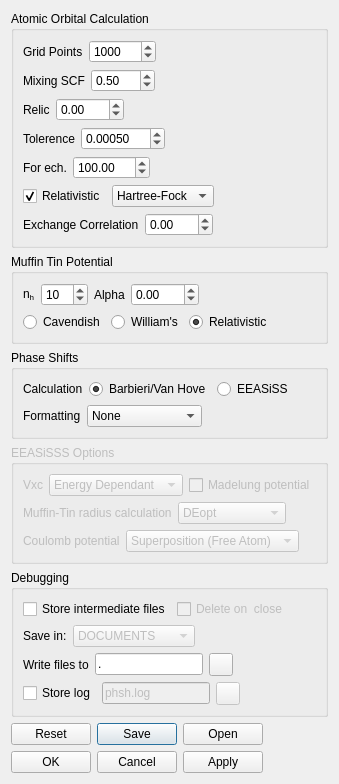
<?xml version="1.0" encoding="UTF-8"?>
<ui version="4.0">
 <class>PhaseShiftPreferencesDialog</class>
 <widget class="QDialog" name="PhaseShiftPreferencesDialog">
  <property name="geometry">
   <rect>
    <x>0</x>
    <y>0</y>
    <width>307</width>
    <height>755</height>
   </rect>
  </property>
  <property name="windowTitle">
   <string>Settings</string>
  </property>
  <property name="windowIcon">
   <iconset resource="res/res.qrc">
    <normaloff>:/wrench_32x32.png</normaloff>:/wrench_32x32.png</iconset>
  </property>
  <layout class="QVBoxLayout" name="verticalLayout_7">
   <item>
    <widget class="QGroupBox" name="groupAtorb">
     <property name="title">
      <string>Atomic Orbital Calculation</string>
     </property>
     <layout class="QVBoxLayout" name="verticalLayout_2">
      <item>
       <layout class="QHBoxLayout" name="horizontalLayout_4">
        <item>
         <widget class="QLabel" name="labelGrid">
          <property name="text">
           <string>Grid Points</string>
          </property>
         </widget>
        </item>
        <item>
         <widget class="QSpinBox" name="spinGrid">
          <property name="toolTip">
           <string>&lt;html&gt;&lt;head/&gt;&lt;body&gt;&lt;p&gt;Number of points in radial charge distribution grid&lt;/p&gt;&lt;/body&gt;&lt;/html&gt;</string>
          </property>
          <property name="maximum">
           <number>100000</number>
          </property>
          <property name="singleStep">
           <number>100</number>
          </property>
          <property name="value">
           <number>1000</number>
          </property>
         </widget>
        </item>
        <item>
         <spacer name="horizontalSpacer_3">
          <property name="orientation">
           <enum>Qt::Horizontal</enum>
          </property>
          <property name="sizeHint" stdset="0">
           <size>
            <width>40</width>
            <height>20</height>
           </size>
          </property>
         </spacer>
        </item>
       </layout>
      </item>
      <item>
       <layout class="QHBoxLayout" name="horizontalLayout_5">
        <item>
         <widget class="QLabel" name="labelMixing">
          <property name="text">
           <string>Mixing SCF</string>
          </property>
         </widget>
        </item>
        <item>
         <widget class="QDoubleSpinBox" name="spinMixing">
          <property name="toolTip">
           <string> Self consisting field value</string>
          </property>
          <property name="maximum">
           <double>100.000000000000000</double>
          </property>
          <property name="singleStep">
           <double>0.025000000000000</double>
          </property>
          <property name="value">
           <double>0.500000000000000</double>
          </property>
         </widget>
        </item>
        <item>
         <spacer name="horizontalSpacer_4">
          <property name="orientation">
           <enum>Qt::Horizontal</enum>
          </property>
          <property name="sizeHint" stdset="0">
           <size>
            <width>40</width>
            <height>20</height>
           </size>
          </property>
         </spacer>
        </item>
       </layout>
      </item>
      <item>
       <layout class="QHBoxLayout" name="horizontalLayout_13">
        <item>
         <widget class="QLabel" name="label">
          <property name="text">
           <string>Relic</string>
          </property>
         </widget>
        </item>
        <item>
         <widget class="QDoubleSpinBox" name="spinRelic">
          <property name="toolTip">
           <string>Relic value for calculation</string>
          </property>
          <property name="minimum">
           <double>-100.000000000000000</double>
          </property>
          <property name="maximum">
           <double>100.000000000000000</double>
          </property>
         </widget>
        </item>
        <item>
         <spacer name="horizontalSpacer_13">
          <property name="orientation">
           <enum>Qt::Horizontal</enum>
          </property>
          <property name="sizeHint" stdset="0">
           <size>
            <width>40</width>
            <height>20</height>
           </size>
          </property>
         </spacer>
        </item>
       </layout>
      </item>
      <item>
       <layout class="QHBoxLayout" name="horizontalLayout_6">
        <item>
         <widget class="QLabel" name="labelTolerence">
          <property name="text">
           <string>Tolerence</string>
          </property>
         </widget>
        </item>
        <item>
         <widget class="QDoubleSpinBox" name="spinTolerence">
          <property name="toolTip">
           <string>Eigenvalue tolerance</string>
          </property>
          <property name="decimals">
           <number>5</number>
          </property>
          <property name="maximum">
           <double>100.000000000000000</double>
          </property>
          <property name="singleStep">
           <double>0.000250000000000</double>
          </property>
          <property name="value">
           <double>0.000500000000000</double>
          </property>
         </widget>
        </item>
        <item>
         <spacer name="horizontalSpacer_5">
          <property name="orientation">
           <enum>Qt::Horizontal</enum>
          </property>
          <property name="sizeHint" stdset="0">
           <size>
            <width>40</width>
            <height>20</height>
           </size>
          </property>
         </spacer>
        </item>
       </layout>
      </item>
      <item>
       <layout class="QHBoxLayout" name="horizontalLayout_7">
        <item>
         <widget class="QLabel" name="labelEch">
          <property name="text">
           <string>For ech.</string>
          </property>
         </widget>
        </item>
        <item>
         <widget class="QDoubleSpinBox" name="spinEch">
          <property name="maximum">
           <double>10000.000000000000000</double>
          </property>
          <property name="value">
           <double>100.000000000000000</double>
          </property>
         </widget>
        </item>
        <item>
         <spacer name="horizontalSpacer_6">
          <property name="orientation">
           <enum>Qt::Horizontal</enum>
          </property>
          <property name="sizeHint" stdset="0">
           <size>
            <width>40</width>
            <height>20</height>
           </size>
          </property>
         </spacer>
        </item>
       </layout>
      </item>
      <item>
       <layout class="QHBoxLayout" name="horizontalLayout_8">
        <item>
         <widget class="QCheckBox" name="checkRelativistic">
          <property name="toolTip">
           <string>Specify whether to consider relativistic effects</string>
          </property>
          <property name="text">
           <string>Relativistic</string>
          </property>
          <property name="checked">
           <bool>true</bool>
          </property>
         </widget>
        </item>
        <item>
         <widget class="QComboBox" name="comboMethod">
          <property name="toolTip">
           <string>Exchange correlation method</string>
          </property>
          <item>
           <property name="text">
            <string>Hartree-Fock</string>
           </property>
          </item>
          <item>
           <property name="text">
            <string>LDA</string>
           </property>
          </item>
          <item>
           <property name="text">
            <string>xalpha</string>
           </property>
          </item>
         </widget>
        </item>
        <item>
         <spacer name="horizontalSpacer_7">
          <property name="orientation">
           <enum>Qt::Horizontal</enum>
          </property>
          <property name="sizeHint" stdset="0">
           <size>
            <width>40</width>
            <height>20</height>
           </size>
          </property>
         </spacer>
        </item>
       </layout>
      </item>
      <item>
       <layout class="QHBoxLayout" name="horizontalLayout_12">
        <item>
         <widget class="QLabel" name="labelMethod">
          <property name="text">
           <string>Exchange Correlation</string>
          </property>
         </widget>
        </item>
        <item>
         <widget class="QDoubleSpinBox" name="spinExchange">
          <property name="toolTip">
           <string>&lt;html&gt;&lt;head/&gt;&lt;body&gt;&lt;p&gt;&lt;span style=&quot; font-weight:600;&quot;&gt;Exchange Correlation Value&lt;/span&gt;&lt;br/&gt;0.0 = Hartree-Fock&lt;br/&gt;&amp;gt; 0 = LDA&lt;br/&gt;&amp;lt; 0 = xalpha&lt;/p&gt;&lt;/body&gt;&lt;/html&gt;</string>
          </property>
          <property name="prefix">
           <string/>
          </property>
          <property name="minimum">
           <double>-100.000000000000000</double>
          </property>
          <property name="maximum">
           <double>100.000000000000000</double>
          </property>
          <property name="singleStep">
           <double>0.100000000000000</double>
          </property>
         </widget>
        </item>
        <item>
         <spacer name="horizontalSpacer_12">
          <property name="orientation">
           <enum>Qt::Horizontal</enum>
          </property>
          <property name="sizeHint" stdset="0">
           <size>
            <width>40</width>
            <height>20</height>
           </size>
          </property>
         </spacer>
        </item>
       </layout>
      </item>
     </layout>
    </widget>
   </item>
   <item>
    <widget class="QGroupBox" name="groupMuffPot">
     <property name="title">
      <string>Muffin Tin Potential</string>
     </property>
     <layout class="QVBoxLayout" name="verticalLayout_5">
      <item>
       <layout class="QHBoxLayout" name="horizontalLayout_14">
        <item>
         <widget class="QLabel" name="labelNH">
          <property name="text">
           <string>&lt;html&gt;&lt;head/&gt;&lt;body&gt;&lt;p&gt;n&lt;span style=&quot; vertical-align:sub;&quot;&gt;h&lt;/span&gt;&lt;/p&gt;&lt;/body&gt;&lt;/html&gt;</string>
          </property>
         </widget>
        </item>
        <item>
         <widget class="QSpinBox" name="spinMuffinTinZero">
          <property name="toolTip">
           <string>&lt;html&gt;&lt;head/&gt;&lt;body&gt;&lt;p&gt;Term used to estimate the muffin-tin zero&lt;/p&gt;&lt;/body&gt;&lt;/html&gt;</string>
          </property>
          <property name="maximum">
           <number>100</number>
          </property>
          <property name="value">
           <number>10</number>
          </property>
         </widget>
        </item>
        <item>
         <widget class="QLabel" name="labelAlpha">
          <property name="text">
           <string>Alpha</string>
          </property>
         </widget>
        </item>
        <item>
         <widget class="QDoubleSpinBox" name="spinAlpha">
          <property name="toolTip">
           <string>&lt;html&gt;&lt;head/&gt;&lt;body&gt;&lt;p&gt;Hartree-Fock exchange term alpha&lt;/p&gt;&lt;/body&gt;&lt;/html&gt;</string>
          </property>
          <property name="minimum">
           <double>-100.000000000000000</double>
          </property>
          <property name="maximum">
           <double>100.000000000000000</double>
          </property>
          <property name="singleStep">
           <double>0.250000000000000</double>
          </property>
         </widget>
        </item>
        <item>
         <spacer name="horizontalSpacer_14">
          <property name="orientation">
           <enum>Qt::Horizontal</enum>
          </property>
          <property name="sizeHint" stdset="0">
           <size>
            <width>40</width>
            <height>20</height>
           </size>
          </property>
         </spacer>
        </item>
       </layout>
      </item>
      <item>
       <layout class="QHBoxLayout" name="horizontalLayout_16">
        <item>
         <widget class="QRadioButton" name="radioCavendish">
          <property name="text">
           <string>Cavendish</string>
          </property>
         </widget>
        </item>
        <item>
         <widget class="QRadioButton" name="radioWilliams">
          <property name="text">
           <string>William's</string>
          </property>
         </widget>
        </item>
        <item>
         <widget class="QRadioButton" name="radioRelativistic">
          <property name="text">
           <string>Relativistic</string>
          </property>
          <property name="checked">
           <bool>true</bool>
          </property>
         </widget>
        </item>
        <item>
         <spacer name="horizontalSpacer_16">
          <property name="orientation">
           <enum>Qt::Horizontal</enum>
          </property>
          <property name="sizeHint" stdset="0">
           <size>
            <width>40</width>
            <height>20</height>
           </size>
          </property>
         </spacer>
        </item>
       </layout>
      </item>
     </layout>
    </widget>
   </item>
   <item>
    <widget class="QGroupBox" name="groupBox">
     <property name="title">
      <string>Phase Shifts</string>
     </property>
     <layout class="QVBoxLayout" name="verticalLayout_4">
      <item>
       <layout class="QHBoxLayout" name="horizontalLayout_17">
        <item>
         <widget class="QLabel" name="labelCalculation">
          <property name="text">
           <string>Calculation</string>
          </property>
         </widget>
        </item>
        <item>
         <widget class="QRadioButton" name="radioVHT">
          <property name="toolTip">
           <string>Perform traditional calculations of atomic phase shifts using Barbieri/Van Hove programs</string>
          </property>
          <property name="text">
           <string>Barbieri/Van Hove</string>
          </property>
          <property name="checked">
           <bool>true</bool>
          </property>
         </widget>
        </item>
        <item>
         <widget class="QRadioButton" name="radioEEASiSSS">
          <property name="toolTip">
           <string>Use John Rundgren's Elastic Electron-Atom Scattering in Solids program for calculating atomic phase shifts (potientially more accurate, but experimental)</string>
          </property>
          <property name="text">
           <string>EEASiSS</string>
          </property>
         </widget>
        </item>
        <item>
         <spacer name="horizontalSpacer_17">
          <property name="orientation">
           <enum>Qt::Horizontal</enum>
          </property>
          <property name="sizeHint" stdset="0">
           <size>
            <width>40</width>
            <height>20</height>
           </size>
          </property>
         </spacer>
        </item>
       </layout>
      </item>
      <item>
       <layout class="QHBoxLayout" name="horizontalLayout_15">
        <item>
         <widget class="QLabel" name="labelFormatting">
          <property name="text">
           <string>Formatting</string>
          </property>
         </widget>
        </item>
        <item>
         <widget class="QComboBox" name="comboFormat">
          <property name="sizePolicy">
           <sizepolicy hsizetype="MinimumExpanding" vsizetype="Fixed">
            <horstretch>0</horstretch>
            <verstretch>0</verstretch>
           </sizepolicy>
          </property>
          <item>
           <property name="text">
            <string>None</string>
           </property>
          </item>
          <item>
           <property name="text">
            <string>CLEED</string>
           </property>
          </item>
         </widget>
        </item>
        <item>
         <spacer name="horizontalSpacer_15">
          <property name="orientation">
           <enum>Qt::Horizontal</enum>
          </property>
          <property name="sizeHint" stdset="0">
           <size>
            <width>40</width>
            <height>20</height>
           </size>
          </property>
         </spacer>
        </item>
       </layout>
      </item>
     </layout>
    </widget>
   </item>
   <item>
    <widget class="QGroupBox" name="groupEEASiSSS">
     <property name="enabled">
      <bool>false</bool>
     </property>
     <property name="title">
      <string>EEASiSSS Options</string>
     </property>
     <property name="checkable">
      <bool>false</bool>
     </property>
     <layout class="QVBoxLayout" name="verticalLayout_6">
      <item>
       <layout class="QHBoxLayout" name="horizontalLayout_22">
        <item>
         <widget class="QLabel" name="label_6">
          <property name="text">
           <string>Vxc</string>
          </property>
         </widget>
        </item>
        <item>
         <widget class="QComboBox" name="comboVxc">
          <property name="sizePolicy">
           <sizepolicy hsizetype="Maximum" vsizetype="Fixed">
            <horstretch>0</horstretch>
            <verstretch>0</verstretch>
           </sizepolicy>
          </property>
          <property name="toolTip">
           <string>&lt;html&gt;&lt;head/&gt;&lt;body&gt;&lt;p&gt;&lt;span style=&quot; font-family:'Consolas,Menlo,Liberation Mono,Courier,monospace'; font-size:12px; color:#333333; background-color:#f5f5f5;&quot;&gt;Energy Dependent&lt;/span&gt;&lt;span style=&quot; font-family:'Arial,sans-serif'; font-size:14px; color:#333333; background-color:#ffffff;&quot;&gt; - The exchange-correlation potential &lt;/span&gt;&lt;a name=&quot;MathJax-Element-18-Frame&quot;/&gt;&lt;span style=&quot; font-family:'MathJax_Math-italic'; font-size:14px; color:#333333; background-color:#ffffff;&quot;&gt;V&lt;/span&gt;&lt;a name=&quot;MathJax-Span-176&quot;/&gt;&lt;span style=&quot; font-family:'MathJax_Main'; font-size:14px; color:#333333; background-color:#ffffff; vertical-align:sub;&quot;&gt;0&lt;/span&gt;&lt;a name=&quot;MathJax-Span-177&quot;/&gt;&lt;span style=&quot; font-family:'MathJax_Main'; font-size:14px; color:#333333; background-color:#ffffff;&quot;&gt;(&lt;/span&gt;&lt;a name=&quot;MathJax-Span-178&quot;/&gt;&lt;span style=&quot; font-family:'MathJax_Math-italic'; font-size:14px; color:#333333; background-color:#ffffff;&quot;&gt;E&lt;/span&gt;&lt;a name=&quot;MathJax-Span-179&quot;/&gt;&lt;span style=&quot; font-family:'MathJax_Main'; font-size:14px; color:#333333; background-color:#ffffff;&quot;&gt;)&lt;/span&gt;&lt;span style=&quot; font-family:'Arial,sans-serif'; font-size:14px; color:#333333; background-color:#ffffff;&quot;&gt; is calculated from Kohn-Sham theory via the Hedin-Lundqvist local density approximation.&lt;/span&gt;&lt;/p&gt;&lt;p&gt;&lt;span style=&quot; font-family:'Consolas,Menlo,Liberation Mono,Courier,monospace'; font-size:12px; color:#333333; background-color:#f5f5f5;&quot;&gt;Constant&lt;/span&gt;&lt;span style=&quot; font-family:'Arial,sans-serif'; font-size:14px; color:#333333; background-color:#ffffff;&quot;&gt; - The inner potential is put equal to &lt;/span&gt;&lt;a name=&quot;MathJax-Element-19-Frame&quot;/&gt;&lt;span style=&quot; font-family:'MathJax_Math-italic'; font-size:14px; color:#333333; background-color:#ffffff;&quot;&gt;V&lt;/span&gt;&lt;a name=&quot;MathJax-Span-184&quot;/&gt;&lt;span style=&quot; font-family:'MathJax_Main'; font-size:14px; color:#333333; background-color:#ffffff; vertical-align:sub;&quot;&gt;0&lt;/span&gt;&lt;a name=&quot;MathJax-Span-185&quot;/&gt;&lt;span style=&quot; font-family:'MathJax_Main'; font-size:14px; color:#333333; background-color:#ffffff;&quot;&gt;(&lt;/span&gt;&lt;a name=&quot;MathJax-Span-186&quot;/&gt;&lt;span style=&quot; font-family:'MathJax_Math-italic'; font-size:14px; color:#333333; background-color:#ffffff;&quot;&gt;E&lt;/span&gt;&lt;a name=&quot;MathJax-Span-187&quot;/&gt;&lt;span style=&quot; font-family:'MathJax_Main'; font-size:14px; color:#333333; background-color:#ffffff;&quot;&gt;)&lt;/span&gt;&lt;span style=&quot; font-family:'Arial,sans-serif'; font-size:14px; color:#333333; background-color:#ffffff;&quot;&gt;.&lt;/span&gt;&lt;/p&gt;&lt;/body&gt;&lt;/html&gt;</string>
          </property>
          <item>
           <property name="text">
            <string>Energy Dependant</string>
           </property>
          </item>
          <item>
           <property name="text">
            <string>Constant</string>
           </property>
          </item>
         </widget>
        </item>
        <item>
         <widget class="QCheckBox" name="checkVMadl">
          <property name="toolTip">
           <string>&lt;html&gt;&lt;head/&gt;&lt;body&gt;&lt;p&gt;&lt;span style=&quot; font-family:'Arial,sans-serif'; font-size:14px; color:#333333; background-color:#ffffff;&quot;&gt;Flag for whether the Madelung potential is used. &lt;/span&gt;&lt;/p&gt;&lt;p&gt;&lt;span style=&quot; font-family:'Arial,sans-serif'; font-size:14px; color:#333333;&quot;&gt;If unchecked, it corresponds to current LEED, whereas checking this option generates the Madelung (electrostatic) potential at a particular atom from the infinite collection of neighboring atoms.&lt;/span&gt;&lt;/p&gt;&lt;p&gt;&lt;span style=&quot; font-family:'Arial,sans-serif'; font-size:14px; color:#333333; background-color:#ffffff;&quot;&gt;The literature on electrostatic potentials is incomplete for LEED investigations; required is a theory for semi-crystals z &amp;gt; 0 and for various distributions of top-layer charges.&lt;/span&gt;&lt;/p&gt;&lt;/body&gt;&lt;/html&gt;</string>
          </property>
          <property name="text">
           <string>Madelung potential</string>
          </property>
         </widget>
        </item>
        <item>
         <spacer name="horizontalSpacer_22">
          <property name="orientation">
           <enum>Qt::Horizontal</enum>
          </property>
          <property name="sizeHint" stdset="0">
           <size>
            <width>40</width>
            <height>20</height>
           </size>
          </property>
         </spacer>
        </item>
       </layout>
      </item>
      <item>
       <layout class="QHBoxLayout" name="horizontalLayout_21">
        <item>
         <widget class="QLabel" name="label_5">
          <property name="text">
           <string>Muffin-Tin radius calculation</string>
          </property>
         </widget>
        </item>
        <item>
         <widget class="QComboBox" name="comboMTrad">
          <property name="sizePolicy">
           <sizepolicy hsizetype="Maximum" vsizetype="Fixed">
            <horstretch>0</horstretch>
            <verstretch>0</verstretch>
           </sizepolicy>
          </property>
          <property name="toolTip">
           <string>&lt;html&gt;&lt;head/&gt;&lt;body&gt;&lt;p&gt;&lt;span style=&quot; font-family:'Consolas,Menlo,Liberation Mono,Courier,monospace'; font-size:12px; color:#333333; background-color:#f5f5f5;&quot;&gt;DEopt:&lt;/span&gt;&lt;span style=&quot; font-family:'Arial,sans-serif'; font-size:14px; color:#333333; background-color:#ffffff;&quot;&gt; Differential Evolution method determines MT spheres from three conditions: that non-overlapping MT spheres are as large as possible; that MT potentials are continuous to a flat inner potential; and that all MT potentials are energy-shifted by the same amount.&lt;/span&gt;&lt;/p&gt;&lt;p&gt;&lt;span style=&quot; font-family:'Arial,sans-serif'; font-size:14px; color:#333333; background-color:#ffffff;&quot;&gt;Old-fashioned selections&lt;/span&gt;&lt;span style=&quot; font-family:'Arial,sans-serif'; font-size:14px; color:#333333;&quot;/&gt;&lt;span style=&quot; font-family:'Consolas,Menlo,Liberation Mono,Courier,monospace'; font-size:12px; color:#333333; background-color:#f5f5f5;&quot;&gt;'&lt;/span&gt;&lt;span style=&quot; font-family:'Consolas,Menlo,Liberation Mono,Courier,monospace'; font-size:12px; color:#333333; background-color:#f5f5f5;&quot;&gt;MidptNNdist&lt;/span&gt;&lt;span style=&quot; font-family:'Consolas,Menlo,Liberation Mono,Courier,monospace'; font-size:12px; color:#333333; background-color:#f5f5f5;&quot;&gt;'&lt;/span&gt;&lt;span style=&quot; font-family:'Arial,sans-serif'; font-size:14px; color:#333333;&quot;&gt; and &lt;/span&gt;&lt;span style=&quot; font-family:'Consolas,Menlo,Liberation Mono,Courier,monospace'; font-size:12px; color:#333333; background-color:#f5f5f5;&quot;&gt;'&lt;/span&gt;&lt;span style=&quot; font-family:'Consolas,Menlo,Liberation Mono,Courier,monospace'; font-size:12px; color:#333333; background-color:#f5f5f5;&quot;&gt;IntersecNNpot&lt;/span&gt;&lt;span style=&quot; font-family:'Consolas,Menlo,Liberation Mono,Courier,monospace'; font-size:12px; color:#333333; background-color:#f5f5f5;&quot;&gt;'&lt;/span&gt;&lt;span style=&quot; font-family:'Arial,sans-serif'; font-size:14px; color:#333333;&quot;&gt; are at user's discretion: &lt;/span&gt;&lt;span style=&quot; font-family:'Consolas,Menlo,Liberation Mono,Courier,monospace'; font-size:12px; color:#333333; background-color:#f5f5f5;&quot;&gt;MidptNNdist&lt;/span&gt;&lt;span style=&quot; font-family:'Arial,sans-serif'; font-size:14px; color:#333333;&quot;&gt; sizes MT spheres approximately to halve next-neighbour distance, and &lt;/span&gt;&lt;span style=&quot; font-family:'Consolas,Menlo,Liberation Mono,Courier,monospace'; font-size:12px; color:#333333; background-color:#f5f5f5;&quot;&gt;IntersecNNpot&lt;/span&gt;&lt;span style=&quot; font-family:'Arial,sans-serif'; font-size:14px; color:#333333;&quot;&gt; searches points on atom-to-atom lines where the next-neighbour potentials intersect.&lt;/span&gt;&lt;/p&gt;&lt;/body&gt;&lt;/html&gt;</string>
          </property>
          <item>
           <property name="text">
            <string>DEopt</string>
           </property>
          </item>
          <item>
           <property name="text">
            <string>MidptNNdist</string>
           </property>
          </item>
          <item>
           <property name="text">
            <string>IntersecNNpot</string>
           </property>
          </item>
         </widget>
        </item>
        <item>
         <spacer name="horizontalSpacer_21">
          <property name="orientation">
           <enum>Qt::Horizontal</enum>
          </property>
          <property name="sizeHint" stdset="0">
           <size>
            <width>40</width>
            <height>20</height>
           </size>
          </property>
         </spacer>
        </item>
       </layout>
      </item>
      <item>
       <layout class="QHBoxLayout" name="horizontalLayout_18">
        <item>
         <widget class="QLabel" name="label_2">
          <property name="text">
           <string>Coulomb potential</string>
          </property>
         </widget>
        </item>
        <item>
         <widget class="QComboBox" name="comboVCoul">
          <property name="sizePolicy">
           <sizepolicy hsizetype="Maximum" vsizetype="Fixed">
            <horstretch>0</horstretch>
            <verstretch>0</verstretch>
           </sizepolicy>
          </property>
          <property name="toolTip">
           <string>&lt;html&gt;&lt;head/&gt;&lt;body&gt;&lt;p&gt;Specifies method for calculating coulomb potential, V&lt;span style=&quot; vertical-align:sub;&quot;&gt;Coul&lt;/span&gt;&lt;/p&gt;&lt;p&gt;With the free atom superposition, atomic electron density and Coulmob potentials are generated by superposition of free-atom charge densities. WIEN2k simply extracts the charge densities from a WIEN2k calculation.&lt;/p&gt;&lt;/body&gt;&lt;/html&gt;</string>
          </property>
          <item>
           <property name="text">
            <string>Superposition (Free Atom)</string>
           </property>
          </item>
          <item>
           <property name="text">
            <string>WIEN2k</string>
           </property>
          </item>
         </widget>
        </item>
        <item>
         <spacer name="horizontalSpacer_18">
          <property name="orientation">
           <enum>Qt::Horizontal</enum>
          </property>
          <property name="sizeHint" stdset="0">
           <size>
            <width>40</width>
            <height>20</height>
           </size>
          </property>
         </spacer>
        </item>
       </layout>
      </item>
     </layout>
    </widget>
   </item>
   <item>
    <widget class="QGroupBox" name="groupDebug">
     <property name="title">
      <string>Debugging</string>
     </property>
     <layout class="QVBoxLayout" name="verticalLayout">
      <item>
       <layout class="QVBoxLayout" name="verticalLayout_3">
        <item>
         <layout class="QHBoxLayout" name="horizontalLayout_3">
          <item>
           <widget class="QCheckBox" name="checkWriteFiles">
            <property name="toolTip">
             <string>&lt;html&gt;&lt;head/&gt;&lt;body&gt;&lt;p&gt;If checked, the intermediate output files &lt;br/&gt;will be stored to disk rather than handled in &lt;br/&gt;memory.&lt;br/&gt;&lt;br/&gt;Files: &lt;br/&gt;atomic*.i -- combined output from atorb program&lt;br/&gt;cluster*.i -- cluster file (bulk/slab) for mufftin calc.&lt;br/&gt;mufpot*.d -- data from mufftin routine &lt;br/&gt;dataph*.d -- raw output phase shifts&lt;br/&gt;leedph*.d -- discontinuous LEED phase shifts&lt;/p&gt;&lt;/body&gt;&lt;/html&gt;</string>
            </property>
            <property name="text">
             <string>Store intermediate files</string>
            </property>
           </widget>
          </item>
          <item>
           <widget class="QCheckBox" name="checkDelete">
            <property name="enabled">
             <bool>false</bool>
            </property>
            <property name="toolTip">
             <string>Remove any intermediate files when closing the program.&lt;br/&gt;This includes: *.at, *.i, *.o</string>
            </property>
            <property name="text">
             <string>Delete on  close</string>
            </property>
           </widget>
          </item>
          <item>
           <spacer name="horizontalSpacer_8">
            <property name="orientation">
             <enum>Qt::Horizontal</enum>
            </property>
            <property name="sizeHint" stdset="0">
             <size>
              <width>40</width>
              <height>20</height>
             </size>
            </property>
           </spacer>
          </item>
         </layout>
        </item>
       </layout>
      </item>
      <item>
       <layout class="QHBoxLayout" name="horizontalLayout_11">
        <item>
         <widget class="QLabel" name="labelSaveUb">
          <property name="text">
           <string>Save in:</string>
          </property>
         </widget>
        </item>
        <item>
         <widget class="QComboBox" name="comboPath">
          <property name="enabled">
           <bool>false</bool>
          </property>
          <property name="sizePolicy">
           <sizepolicy hsizetype="Expanding" vsizetype="Fixed">
            <horstretch>0</horstretch>
            <verstretch>0</verstretch>
           </sizepolicy>
          </property>
          <property name="toolTip">
           <string>Choice of where to store generated files.</string>
          </property>
          <item>
           <property name="text">
            <string>DOCUMENTS</string>
           </property>
          </item>
          <item>
           <property name="text">
            <string>APPDATA</string>
           </property>
          </item>
          <item>
           <property name="text">
            <string>HOME</string>
           </property>
          </item>
          <item>
           <property name="text">
            <string>TEMP</string>
           </property>
          </item>
          <item>
           <property name="text">
            <string>Custom Path</string>
           </property>
          </item>
         </widget>
        </item>
        <item>
         <spacer name="horizontalSpacer">
          <property name="orientation">
           <enum>Qt::Horizontal</enum>
          </property>
          <property name="sizeHint" stdset="0">
           <size>
            <width>40</width>
            <height>20</height>
           </size>
          </property>
         </spacer>
        </item>
       </layout>
      </item>
      <item>
       <layout class="QHBoxLayout" name="horizontalLayout_9">
        <item>
         <widget class="QLabel" name="labelWritePath">
          <property name="text">
           <string>Write files to</string>
          </property>
         </widget>
        </item>
        <item>
         <widget class="QLineEdit" name="lineWritePath">
          <property name="enabled">
           <bool>true</bool>
          </property>
          <property name="toolTip">
           <string>Directory to write generated files into</string>
          </property>
          <property name="text">
           <string>.</string>
          </property>
         </widget>
        </item>
        <item>
         <widget class="QToolButton" name="toolWritePath">
          <property name="enabled">
           <bool>true</bool>
          </property>
          <property name="toolTip">
           <string>Open file dialog...</string>
          </property>
          <property name="text">
           <string/>
          </property>
          <property name="icon">
           <iconset resource="res/res.qrc">
            <normaloff>:/folder_fill_32x32.png</normaloff>:/folder_fill_32x32.png</iconset>
          </property>
         </widget>
        </item>
        <item>
         <spacer name="horizontalSpacer_9">
          <property name="orientation">
           <enum>Qt::Horizontal</enum>
          </property>
          <property name="sizeHint" stdset="0">
           <size>
            <width>40</width>
            <height>20</height>
           </size>
          </property>
         </spacer>
        </item>
       </layout>
      </item>
      <item>
       <layout class="QHBoxLayout" name="horizontalLayout">
        <item>
         <widget class="QCheckBox" name="checkLog">
          <property name="text">
           <string>Store log</string>
          </property>
         </widget>
        </item>
        <item>
         <widget class="QLineEdit" name="lineLogFile">
          <property name="enabled">
           <bool>false</bool>
          </property>
          <property name="toolTip">
           <string>Path to log file</string>
          </property>
          <property name="text">
           <string>phsh.log</string>
          </property>
         </widget>
        </item>
        <item>
         <widget class="QToolButton" name="toolLogFile">
          <property name="enabled">
           <bool>false</bool>
          </property>
          <property name="toolTip">
           <string>Open file dialog...</string>
          </property>
          <property name="text">
           <string/>
          </property>
          <property name="icon">
           <iconset resource="res/res.qrc">
            <normaloff>:/folder_fill_32x32.png</normaloff>:/folder_fill_32x32.png</iconset>
          </property>
         </widget>
        </item>
        <item>
         <spacer name="horizontalSpacer_2">
          <property name="orientation">
           <enum>Qt::Horizontal</enum>
          </property>
          <property name="sizeHint" stdset="0">
           <size>
            <width>40</width>
            <height>20</height>
           </size>
          </property>
         </spacer>
        </item>
       </layout>
      </item>
     </layout>
    </widget>
   </item>
   <item>
    <layout class="QHBoxLayout" name="horizontalLayout_10">
     <item>
      <widget class="QDialogButtonBox" name="buttonBoxSave">
       <property name="standardButtons">
        <set>QDialogButtonBox::Open|QDialogButtonBox::Reset|QDialogButtonBox::Save</set>
       </property>
      </widget>
     </item>
     <item>
      <spacer name="horizontalSpacer_11">
       <property name="orientation">
        <enum>Qt::Horizontal</enum>
       </property>
       <property name="sizeHint" stdset="0">
        <size>
         <width>40</width>
         <height>20</height>
        </size>
       </property>
      </spacer>
     </item>
    </layout>
   </item>
   <item>
    <layout class="QHBoxLayout" name="horizontalLayout_2">
     <item>
      <widget class="QDialogButtonBox" name="buttonBoxApply">
       <property name="sizePolicy">
        <sizepolicy hsizetype="MinimumExpanding" vsizetype="Fixed">
         <horstretch>0</horstretch>
         <verstretch>0</verstretch>
        </sizepolicy>
       </property>
       <property name="standardButtons">
        <set>QDialogButtonBox::Apply|QDialogButtonBox::Cancel|QDialogButtonBox::Ok</set>
       </property>
      </widget>
     </item>
     <item>
      <spacer name="horizontalSpacer_10">
       <property name="orientation">
        <enum>Qt::Horizontal</enum>
       </property>
       <property name="sizeHint" stdset="0">
        <size>
         <width>40</width>
         <height>20</height>
        </size>
       </property>
      </spacer>
     </item>
    </layout>
   </item>
   <item>
    <spacer name="verticalSpacer">
     <property name="orientation">
      <enum>Qt::Vertical</enum>
     </property>
     <property name="sizeHint" stdset="0">
      <size>
       <width>20</width>
       <height>40</height>
      </size>
     </property>
    </spacer>
   </item>
  </layout>
  <zorder>verticalSpacer</zorder>
  <zorder>groupAtorb</zorder>
  <zorder>groupDebug</zorder>
  <zorder>groupMuffPot</zorder>
  <zorder>groupBox</zorder>
  <zorder>groupEEASiSSS</zorder>
 </widget>
 <resources>
  <include location="res/res.qrc"/>
 </resources>
 <connections/>
</ui>
